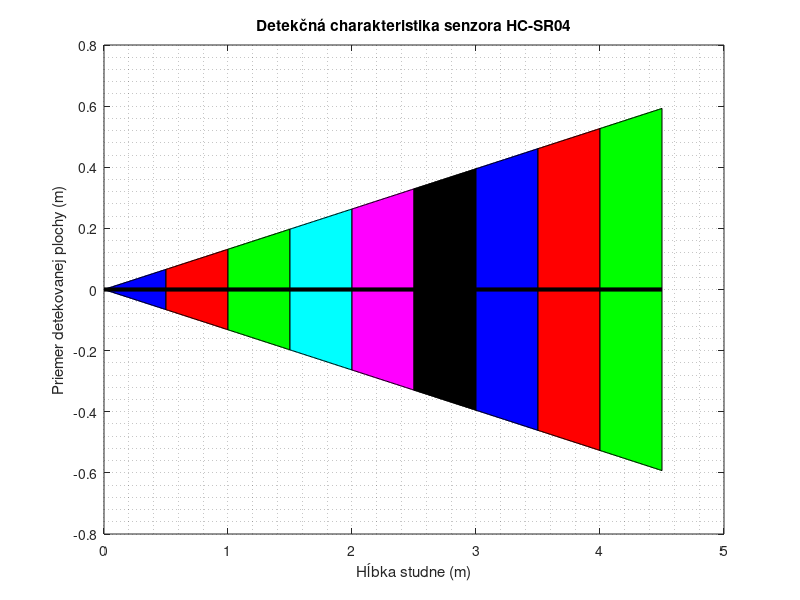

Reproduce this figure in MATLAB.
close all;
clear all;
half_angle = 7.5;
Radians = deg2rad( half_angle );
Radians2 = -1*(Radians);
hlbka1 = 0:0.01:0.5;
hlbka2 = 0.5:0.01:1;
hlbka3 = 1:0.01:1.5;
hlbka4 = 1.5:0.01:2;
hlbka5 = 2:0.01:2.5;
hlbka6 = 2.5:0.01:3;
hlbka7 = 3:0.01:3.5;
hlbka8 = 3.5:0.01:4;
hlbka9 = 4:0.01:4.5;
priemer1 = hlbka1*tan(Radians)
priemer2 = hlbka1*tan(Radians2)
priemer3 = hlbka2*tan(Radians)
priemer4 = hlbka2*tan(Radians2)
priemer5 = hlbka3*tan(Radians)
priemer6 = hlbka3*tan(Radians2)

priemer7 = hlbka4*tan(Radians)
priemer8 = hlbka4*tan(Radians2)

priemer9 = hlbka5*tan(Radians)
priemer10 = hlbka5*tan(Radians2)

priemer11 = hlbka6*tan(Radians)
priemer12 = hlbka6*tan(Radians2)

priemer13 = hlbka7*tan(Radians)
priemer14 = hlbka7*tan(Radians2)

priemer15 = hlbka8*tan(Radians)
priemer16 = hlbka8*tan(Radians2)

priemer17 = hlbka9*tan(Radians)
priemer18 = hlbka9*tan(Radians2)
plot (hlbka1, priemer1, '-b')
hold on 
plot (hlbka1, priemer2, '-b')
hold on 
plot (hlbka2, priemer3, '-r')
hold on 
plot (hlbka2, priemer4, '-r')
hold on 
plot (hlbka3, priemer5, '-g')
hold on 
plot (hlbka3, priemer6, '-g')
hold on 
plot (hlbka4, priemer7, '-c')
hold on 
plot (hlbka4, priemer8, '-c')
hold on 
plot (hlbka5, priemer9, '-m')
hold on 
plot (hlbka5, priemer10, '-m')
hold on 
plot (hlbka6, priemer11, '-k')
hold on 
plot (hlbka6, priemer12, '-k')
hold on 
plot (hlbka7, priemer13, '-b')
hold on 
plot (hlbka7, priemer14, '-b')
hold on 
plot (hlbka8, priemer15, '-r')
hold on 
plot (hlbka8, priemer16, '-r')
hold on 
plot (hlbka9, priemer17, '-g')
hold on 
plot (hlbka9, priemer18, '-g')
patch([hlbka1 fliplr(hlbka1)], [priemer1 fliplr(priemer2)], 'b')
patch([hlbka2 fliplr(hlbka2)], [priemer3 fliplr(priemer4)], 'r')
patch([hlbka3 fliplr(hlbka3)], [priemer5 fliplr(priemer6)], 'g')
patch([hlbka4 fliplr(hlbka4)], [priemer7 fliplr(priemer8)], 'c')
patch([hlbka5 fliplr(hlbka5)], [priemer9 fliplr(priemer10)], 'm')
patch([hlbka6 fliplr(hlbka6)], [priemer11 fliplr(priemer12)], 'k')
patch([hlbka7 fliplr(hlbka7)], [priemer13 fliplr(priemer14)], 'b')
patch([hlbka8 fliplr(hlbka8)], [priemer15 fliplr(priemer16)], 'r')
patch([hlbka9 fliplr(hlbka9)], [priemer17 fliplr(priemer18)], 'g')
hold on
plot ([0,4.5], [0,0], '-k', 'LineWidth',3)
title('Detekčná charakteristika senzora HC-SR04')
grid minor
xlabel('Hĺbka studne (m)') 
ylabel('Priemer detekovanej plochy (m)') 
